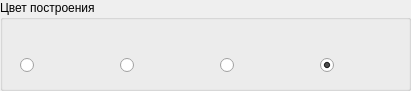
   <widget class="QGroupBox" name="groupBox_2">
    <property name="geometry">
     <rect>
      <x>20</x>
      <y>430</y>
      <width>411</width>
      <height>91</height>
     </rect>
    </property>
    <property name="title">
     <string>Цвет построения</string>
    </property>
    <widget class="QRadioButton" name="blackSwitch">
     <property name="geometry">
      <rect>
       <x>320</x>
       <y>50</y>
       <width>81</width>
       <height>31</height>
      </rect>
     </property>
     <property name="text">
      <string/>
     </property>
     <property name="icon">
      <iconset>
       <normaloff>Black.jpg</normaloff>Black.jpg</iconset>
     </property>
     <property name="iconSize">
      <size>
       <width>40</width>
       <height>40</height>
      </size>
     </property>
     <property name="checked">
      <bool>true</bool>
     </property>
    </widget>
    <widget class="QRadioButton" name="greenSwitch">
     <property name="geometry">
      <rect>
       <x>120</x>
       <y>50</y>
       <width>81</width>
       <height>31</height>
      </rect>
     </property>
     <property name="text">
      <string/>
     </property>
     <property name="icon">
      <iconset>
       <normaloff>G.jpg</normaloff>G.jpg</iconset>
     </property>
     <property name="iconSize">
      <size>
       <width>40</width>
       <height>40</height>
      </size>
     </property>
    </widget>
    <widget class="QRadioButton" name="redSwitch">
     <property name="geometry">
      <rect>
       <x>20</x>
       <y>50</y>
       <width>81</width>
       <height>31</height>
      </rect>
     </property>
     <property name="text">
      <string/>
     </property>
     <property name="icon">
      <iconset>
       <normaloff>R.jpg</normaloff>R.jpg</iconset>
     </property>
     <property name="iconSize">
      <size>
       <width>40</width>
       <height>40</height>
      </size>
     </property>
    </widget>
    <widget class="QRadioButton" name="blueSwitch">
     <property name="geometry">
      <rect>
       <x>220</x>
       <y>50</y>
       <width>81</width>
       <height>31</height>
      </rect>
     </property>
     <property name="text">
      <string/>
     </property>
     <property name="icon">
      <iconset>
       <normaloff>B.jpg</normaloff>B.jpg</iconset>
     </property>
     <property name="iconSize">
      <size>
       <width>40</width>
       <height>40</height>
      </size>
     </property>
     <property name="checked">
      <bool>false</bool>
     </property>
    </widget>
   </widget>
